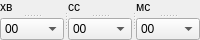
     <widget class="QSplitter" name="splitter_6">
      <property name="orientation">
       <enum>Qt::Horizontal</enum>
      </property>
      <widget class="QSplitter" name="splitter_3">
       <property name="orientation">
        <enum>Qt::Vertical</enum>
       </property>
       <widget class="QLabel" name="label_8">
        <property name="maximumSize">
         <size>
          <width>16777215</width>
          <height>20</height>
         </size>
        </property>
        <property name="text">
         <string>хв</string>
        </property>
       </widget>
       <widget class="QComboBox" name="comboBox_minutes">
        <property name="sizePolicy">
         <sizepolicy hsizetype="Preferred" vsizetype="Preferred">
          <horstretch>0</horstretch>
          <verstretch>0</verstretch>
         </sizepolicy>
        </property>
        <property name="maximumSize">
         <size>
          <width>16777215</width>
          <height>25</height>
         </size>
        </property>
        <item>
         <property name="text">
          <string>00</string>
         </property>
        </item>
        <item>
         <property name="text">
          <string>01</string>
         </property>
        </item>
        <item>
         <property name="text">
          <string>02</string>
         </property>
        </item>
        <item>
         <property name="text">
          <string>03</string>
         </property>
        </item>
        <item>
         <property name="text">
          <string>04</string>
         </property>
        </item>
        <item>
         <property name="text">
          <string>05</string>
         </property>
        </item>
        <item>
         <property name="text">
          <string>06</string>
         </property>
        </item>
        <item>
         <property name="text">
          <string>07</string>
         </property>
        </item>
        <item>
         <property name="text">
          <string>08</string>
         </property>
        </item>
        <item>
         <property name="text">
          <string>09</string>
         </property>
        </item>
        <item>
         <property name="text">
          <string>10</string>
         </property>
        </item>
        <item>
         <property name="text">
          <string>11</string>
         </property>
        </item>
        <item>
         <property name="text">
          <string>12</string>
         </property>
        </item>
        <item>
         <property name="text">
          <string>13</string>
         </property>
        </item>
        <item>
         <property name="text">
          <string>14</string>
         </property>
        </item>
        <item>
         <property name="text">
          <string>15</string>
         </property>
        </item>
        <item>
         <property name="text">
          <string>16</string>
         </property>
        </item>
        <item>
         <property name="text">
          <string>17</string>
         </property>
        </item>
        <item>
         <property name="text">
          <string>18</string>
         </property>
        </item>
        <item>
         <property name="text">
          <string>19</string>
         </property>
        </item>
        <item>
         <property name="text">
          <string>20</string>
         </property>
        </item>
        <item>
         <property name="text">
          <string>21</string>
         </property>
        </item>
        <item>
         <property name="text">
          <string>22</string>
         </property>
        </item>
        <item>
         <property name="text">
          <string>23</string>
         </property>
        </item>
        <item>
         <property name="text">
          <string>24</string>
         </property>
        </item>
        <item>
         <property name="text">
          <string>25</string>
         </property>
        </item>
        <item>
         <property name="text">
          <string>26</string>
         </property>
        </item>
        <item>
         <property name="text">
          <string>27</string>
         </property>
        </item>
        <item>
         <property name="text">
          <string>28</string>
         </property>
        </item>
        <item>
         <property name="text">
          <string>29</string>
         </property>
        </item>
        <item>
         <property name="text">
          <string>30</string>
         </property>
        </item>
        <item>
         <property name="text">
          <string>31</string>
         </property>
        </item>
        <item>
         <property name="text">
          <string>32</string>
         </property>
        </item>
        <item>
         <property name="text">
          <string>33</string>
         </property>
        </item>
        <item>
         <property name="text">
          <string>34</string>
         </property>
        </item>
        <item>
         <property name="text">
          <string>35</string>
         </property>
        </item>
        <item>
         <property name="text">
          <string>36</string>
         </property>
        </item>
        <item>
         <property name="text">
          <string>37</string>
         </property>
        </item>
        <item>
         <property name="text">
          <string>38</string>
         </property>
        </item>
        <item>
         <property name="text">
          <string>39</string>
         </property>
        </item>
        <item>
         <property name="text">
          <string>40</string>
         </property>
        </item>
        <item>
         <property name="text">
          <string>41</string>
         </property>
        </item>
        <item>
         <property name="text">
          <string>42</string>
         </property>
        </item>
        <item>
         <property name="text">
          <string>43</string>
         </property>
        </item>
        <item>
         <property name="text">
          <string>44</string>
         </property>
        </item>
        <item>
         <property name="text">
          <string>45</string>
         </property>
        </item>
        <item>
         <property name="text">
          <string>46</string>
         </property>
        </item>
        <item>
         <property name="text">
          <string>47</string>
         </property>
        </item>
        <item>
         <property name="text">
          <string>48</string>
         </property>
        </item>
        <item>
         <property name="text">
          <string>49</string>
         </property>
        </item>
        <item>
         <property name="text">
          <string>50</string>
         </property>
        </item>
        <item>
         <property name="text">
          <string>51</string>
         </property>
        </item>
        <item>
         <property name="text">
          <string>52</string>
         </property>
        </item>
        <item>
         <property name="text">
          <string>53</string>
         </property>
        </item>
        <item>
         <property name="text">
          <string>54</string>
         </property>
        </item>
        <item>
         <property name="text">
          <string>55</string>
         </property>
        </item>
        <item>
         <property name="text">
          <string>56</string>
         </property>
        </item>
        <item>
         <property name="text">
          <string>57</string>
         </property>
        </item>
        <item>
         <property name="text">
          <string>58</string>
         </property>
        </item>
        <item>
         <property name="text">
          <string>59</string>
         </property>
        </item>
       </widget>
      </widget>
      <widget class="QSplitter" name="splitter_4">
       <property name="orientation">
        <enum>Qt::Vertical</enum>
       </property>
       <widget class="QLabel" name="label_13">
        <property name="maximumSize">
         <size>
          <width>16777215</width>
          <height>20</height>
         </size>
        </property>
        <property name="text">
         <string>сс</string>
        </property>
       </widget>
       <widget class="QComboBox" name="comboBox_seconds">
        <property name="sizePolicy">
         <sizepolicy hsizetype="Preferred" vsizetype="Preferred">
          <horstretch>0</horstretch>
          <verstretch>0</verstretch>
         </sizepolicy>
        </property>
        <property name="maximumSize">
         <size>
          <width>16777215</width>
          <height>25</height>
         </size>
        </property>
        <item>
         <property name="text">
          <string>00</string>
         </property>
        </item>
        <item>
         <property name="text">
          <string>01</string>
         </property>
        </item>
        <item>
         <property name="text">
          <string>02</string>
         </property>
        </item>
        <item>
         <property name="text">
          <string>03</string>
         </property>
        </item>
        <item>
         <property name="text">
          <string>04</string>
         </property>
        </item>
        <item>
         <property name="text">
          <string>05</string>
         </property>
        </item>
        <item>
         <property name="text">
          <string>06</string>
         </property>
        </item>
        <item>
         <property name="text">
          <string>07</string>
         </property>
        </item>
        <item>
         <property name="text">
          <string>08</string>
         </property>
        </item>
        <item>
         <property name="text">
          <string>09</string>
         </property>
        </item>
        <item>
         <property name="text">
          <string>10</string>
         </property>
        </item>
        <item>
         <property name="text">
          <string>11</string>
         </property>
        </item>
        <item>
         <property name="text">
          <string>12</string>
         </property>
        </item>
        <item>
         <property name="text">
          <string>13</string>
         </property>
        </item>
        <item>
         <property name="text">
          <string>14</string>
         </property>
        </item>
        <item>
         <property name="text">
          <string>15</string>
         </property>
        </item>
        <item>
         <property name="text">
          <string>16</string>
         </property>
        </item>
        <item>
         <property name="text">
          <string>17</string>
         </property>
        </item>
        <item>
         <property name="text">
          <string>18</string>
         </property>
        </item>
        <item>
         <property name="text">
          <string>19</string>
         </property>
        </item>
        <item>
         <property name="text">
          <string>20</string>
         </property>
        </item>
        <item>
         <property name="text">
          <string>21</string>
         </property>
        </item>
        <item>
         <property name="text">
          <string>22</string>
         </property>
        </item>
        <item>
         <property name="text">
          <string>23</string>
         </property>
        </item>
        <item>
         <property name="text">
          <string>24</string>
         </property>
        </item>
        <item>
         <property name="text">
          <string>25</string>
         </property>
        </item>
        <item>
         <property name="text">
          <string>26</string>
         </property>
        </item>
        <item>
         <property name="text">
          <string>27</string>
         </property>
        </item>
        <item>
         <property name="text">
          <string>28</string>
         </property>
        </item>
        <item>
         <property name="text">
          <string>29</string>
         </property>
        </item>
        <item>
         <property name="text">
          <string>30</string>
         </property>
        </item>
        <item>
         <property name="text">
          <string>31</string>
         </property>
        </item>
        <item>
         <property name="text">
          <string>32</string>
         </property>
        </item>
        <item>
         <property name="text">
          <string>33</string>
         </property>
        </item>
        <item>
         <property name="text">
          <string>34</string>
         </property>
        </item>
        <item>
         <property name="text">
          <string>35</string>
         </property>
        </item>
        <item>
         <property name="text">
          <string>36</string>
         </property>
        </item>
        <item>
         <property name="text">
          <string>37</string>
         </property>
        </item>
        <item>
         <property name="text">
          <string>38</string>
         </property>
        </item>
        <item>
         <property name="text">
          <string>39</string>
         </property>
        </item>
        <item>
         <property name="text">
          <string>40</string>
         </property>
        </item>
        <item>
         <property name="text">
          <string>41</string>
         </property>
        </item>
        <item>
         <property name="text">
          <string>42</string>
         </property>
        </item>
        <item>
         <property name="text">
          <string>43</string>
         </property>
        </item>
        <item>
         <property name="text">
          <string>44</string>
         </property>
        </item>
        <item>
         <property name="text">
          <string>45</string>
         </property>
        </item>
        <item>
         <property name="text">
          <string>46</string>
         </property>
        </item>
        <item>
         <property name="text">
          <string>47</string>
         </property>
        </item>
        <item>
         <property name="text">
          <string>48</string>
         </property>
        </item>
        <item>
         <property name="text">
          <string>49</string>
         </property>
        </item>
        <item>
         <property name="text">
          <string>50</string>
         </property>
        </item>
        <item>
         <property name="text">
          <string>51</string>
         </property>
        </item>
        <item>
         <property name="text">
          <string>52</string>
         </property>
        </item>
        <item>
         <property name="text">
          <string>53</string>
         </property>
        </item>
        <item>
         <property name="text">
          <string>54</string>
         </property>
        </item>
        <item>
         <property name="text">
          <string>55</string>
         </property>
        </item>
        <item>
         <property name="text">
          <string>56</string>
         </property>
        </item>
        <item>
         <property name="text">
          <string>57</string>
         </property>
        </item>
        <item>
         <property name="text">
          <string>58</string>
         </property>
        </item>
        <item>
         <property name="text">
          <string>59</string>
         </property>
        </item>
       </widget>
      </widget>
      <widget class="QSplitter" name="splitter_5">
       <property name="orientation">
        <enum>Qt::Vertical</enum>
       </property>
       <widget class="QLabel" name="label_14">
        <property name="maximumSize">
         <size>
          <width>16777215</width>
          <height>20</height>
         </size>
        </property>
        <property name="text">
         <string>мс</string>
        </property>
       </widget>
       <widget class="QComboBox" name="comboBox_miliseconds">
        <property name="sizePolicy">
         <sizepolicy hsizetype="Preferred" vsizetype="Preferred">
          <horstretch>0</horstretch>
          <verstretch>0</verstretch>
         </sizepolicy>
        </property>
        <property name="maximumSize">
         <size>
          <width>16777215</width>
          <height>25</height>
         </size>
        </property>
        <item>
         <property name="text">
          <string>00</string>
         </property>
        </item>
        <item>
         <property name="text">
          <string>01</string>
         </property>
        </item>
        <item>
         <property name="text">
          <string>02</string>
         </property>
        </item>
        <item>
         <property name="text">
          <string>03</string>
         </property>
        </item>
        <item>
         <property name="text">
          <string>04</string>
         </property>
        </item>
        <item>
         <property name="text">
          <string>05</string>
         </property>
        </item>
        <item>
         <property name="text">
          <string>06</string>
         </property>
        </item>
        <item>
         <property name="text">
          <string>07</string>
         </property>
        </item>
        <item>
         <property name="text">
          <string>08</string>
         </property>
        </item>
        <item>
         <property name="text">
          <string>09</string>
         </property>
        </item>
        <item>
         <property name="text">
          <string>10</string>
         </property>
        </item>
        <item>
         <property name="text">
          <string>11</string>
         </property>
        </item>
        <item>
         <property name="text">
          <string>12</string>
         </property>
        </item>
        <item>
         <property name="text">
          <string>13</string>
         </property>
        </item>
        <item>
         <property name="text">
          <string>14</string>
         </property>
        </item>
        <item>
         <property name="text">
          <string>15</string>
         </property>
        </item>
        <item>
         <property name="text">
          <string>16</string>
         </property>
        </item>
        <item>
         <property name="text">
          <string>17</string>
         </property>
        </item>
        <item>
         <property name="text">
          <string>18</string>
         </property>
        </item>
        <item>
         <property name="text">
          <string>19</string>
         </property>
        </item>
        <item>
         <property name="text">
          <string>20</string>
         </property>
        </item>
        <item>
         <property name="text">
          <string>21</string>
         </property>
        </item>
        <item>
         <property name="text">
          <string>22</string>
         </property>
        </item>
        <item>
         <property name="text">
          <string>23</string>
         </property>
        </item>
        <item>
         <property name="text">
          <string>24</string>
         </property>
        </item>
        <item>
         <property name="text">
          <string>25</string>
         </property>
        </item>
        <item>
         <property name="text">
          <string>26</string>
         </property>
        </item>
        <item>
         <property name="text">
          <string>27</string>
         </property>
        </item>
        <item>
         <property name="text">
          <string>28</string>
         </property>
        </item>
        <item>
         <property name="text">
          <string>29</string>
         </property>
        </item>
        <item>
         <property name="text">
          <string>30</string>
         </property>
        </item>
        <item>
         <property name="text">
          <string>31</string>
         </property>
        </item>
        <item>
         <property name="text">
          <string>32</string>
         </property>
        </item>
        <item>
         <property name="text">
          <string>33</string>
         </property>
        </item>
        <item>
         <property name="text">
          <string>34</string>
         </property>
        </item>
        <item>
         <property name="text">
          <string>35</string>
         </property>
        </item>
        <item>
         <property name="text">
          <string>36</string>
         </property>
        </item>
        <item>
         <property name="text">
          <string>37</string>
         </property>
        </item>
        <item>
         <property name="text">
          <string>38</string>
         </property>
        </item>
        <item>
         <property name="text">
          <string>39</string>
         </property>
        </item>
        <item>
         <property name="text">
          <string>40</string>
         </property>
        </item>
        <item>
         <property name="text">
          <string>41</string>
         </property>
        </item>
        <item>
         <property name="text">
          <string>42</string>
         </property>
        </item>
        <item>
         <property name="text">
          <string>43</string>
         </property>
        </item>
        <item>
         <property name="text">
          <string>44</string>
         </property>
        </item>
        <item>
         <property name="text">
          <string>45</string>
         </property>
        </item>
        <item>
         <property name="text">
          <string>46</string>
         </property>
        </item>
        <item>
         <property name="text">
          <string>47</string>
         </property>
        </item>
        <item>
         <property name="text">
          <string>48</string>
         </property>
        </item>
        <item>
         <property name="text">
          <string>49</string>
         </property>
        </item>
        <item>
         <property name="text">
          <string>50</string>
         </property>
        </item>
        <item>
         <property name="text">
          <string>51</string>
         </property>
        </item>
        <item>
         <property name="text">
          <string>52</string>
         </property>
        </item>
        <item>
         <property name="text">
          <string>53</string>
         </property>
        </item>
        <item>
         <property name="text">
          <string>54</string>
         </property>
        </item>
        <item>
         <property name="text">
          <string>55</string>
         </property>
        </item>
        <item>
         <property name="text">
          <string>56</string>
         </property>
        </item>
        <item>
         <property name="text">
          <string>57</string>
         </property>
        </item>
        <item>
         <property name="text">
          <string>58</string>
         </property>
        </item>
        <item>
         <property name="text">
          <string>59</string>
         </property>
        </item>
        <item>
         <property name="text">
          <string>60</string>
         </property>
        </item>
        <item>
         <property name="text">
          <string>61</string>
         </property>
        </item>
        <item>
         <property name="text">
          <string>62</string>
         </property>
        </item>
        <item>
         <property name="text">
          <string>63</string>
         </property>
        </item>
        <item>
         <property name="text">
          <string>64</string>
         </property>
        </item>
        <item>
         <property name="text">
          <string>65</string>
         </property>
        </item>
        <item>
         <property name="text">
          <string>66</string>
         </property>
        </item>
        <item>
         <property name="text">
          <string>67</string>
         </property>
        </item>
        <item>
         <property name="text">
          <string>68</string>
         </property>
        </item>
        <item>
         <property name="text">
          <string>69</string>
         </property>
        </item>
        <item>
         <property name="text">
          <string>70</string>
         </property>
        </item>
        <item>
         <property name="text">
          <string>71</string>
         </property>
        </item>
        <item>
         <property name="text">
          <string>72</string>
         </property>
        </item>
        <item>
         <property name="text">
          <string>73</string>
         </property>
        </item>
        <item>
         <property name="text">
          <string>74</string>
         </property>
        </item>
        <item>
         <property name="text">
          <string>75</string>
         </property>
        </item>
        <item>
         <property name="text">
          <string>76</string>
         </property>
        </item>
        <item>
         <property name="text">
          <string>77</string>
         </property>
        </item>
        <item>
         <property name="text">
          <string>78</string>
         </property>
        </item>
        <item>
         <property name="text">
          <string>79</string>
         </property>
        </item>
        <item>
         <property name="text">
          <string>80</string>
         </property>
        </item>
        <item>
         <property name="text">
          <string>81</string>
         </property>
        </item>
        <item>
         <property name="text">
          <string>82</string>
         </property>
        </item>
        <item>
         <property name="text">
          <string>83</string>
         </property>
        </item>
        <item>
         <property name="text">
          <string>84</string>
         </property>
        </item>
        <item>
         <property name="text">
          <string>85</string>
         </property>
        </item>
        <item>
         <property name="text">
          <string>86</string>
         </property>
        </item>
        <item>
         <property name="text">
          <string>87</string>
         </property>
        </item>
        <item>
         <property name="text">
          <string>88</string>
         </property>
        </item>
        <item>
         <property name="text">
          <string>89</string>
         </property>
        </item>
        <item>
         <property name="text">
          <string>90</string>
         </property>
        </item>
        <item>
         <property name="text">
          <string>91</string>
         </property>
        </item>
        <item>
         <property name="text">
          <string>92</string>
         </property>
        </item>
        <item>
         <property name="text">
          <string>93</string>
         </property>
        </item>
        <item>
         <property name="text">
          <string>94</string>
         </property>
        </item>
        <item>
         <property name="text">
          <string>95</string>
         </property>
        </item>
        <item>
         <property name="text">
          <string>96</string>
         </property>
        </item>
        <item>
         <property name="text">
          <string>97</string>
         </property>
        </item>
        <item>
         <property name="text">
          <string>98</string>
         </property>
        </item>
        <item>
         <property name="text">
          <string>99</string>
         </property>
        </item>
       </widget>
      </widget>
     </widget>
